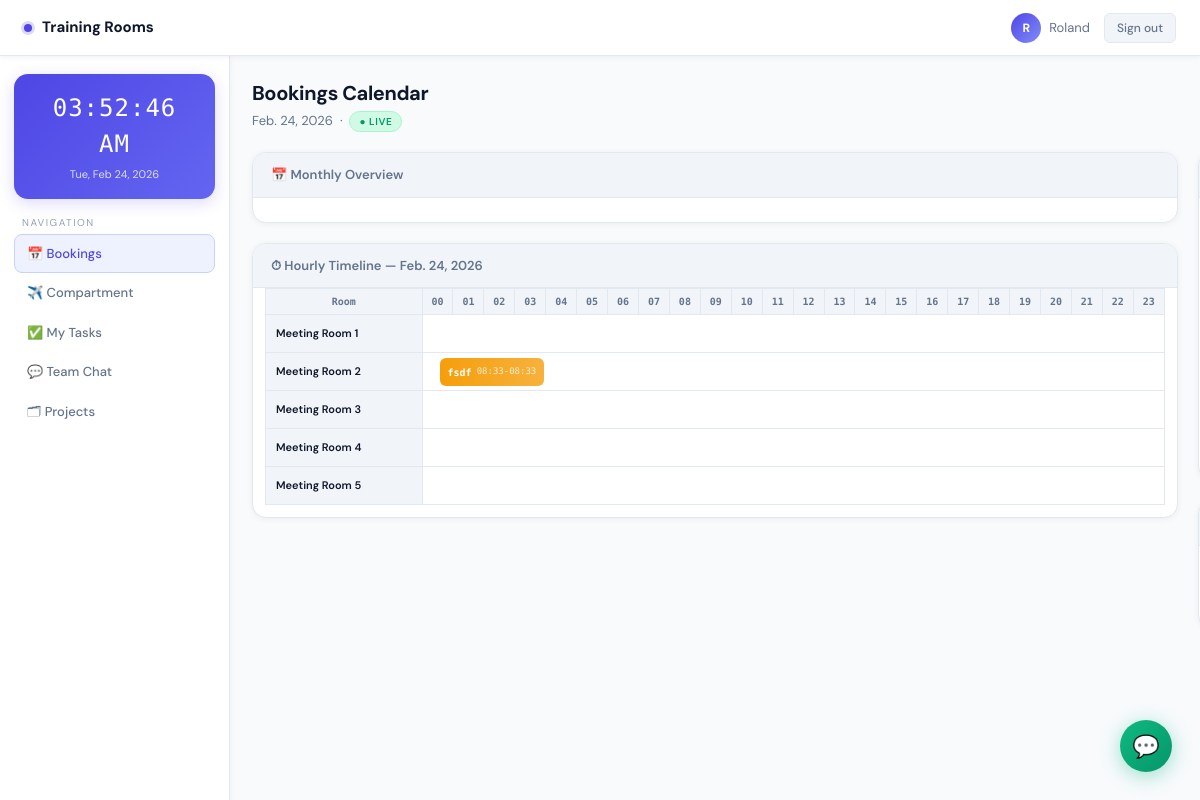
The app's page / (signed in) with its own data.
### booking/models.py (models this page shows, shortened)
class Room(models.Model):
    name           = models.CharField(max_length=100, unique=True)
    description    = models.CharField(max_length=255, blank=True)
    capacity       = models.PositiveIntegerField(default=0, help_text="Max attendees")
    tools          = models.CharField(max_length=255, blank=True, help_text="e.g. speaker, projector")
    tables         = models.PositiveIntegerField(default=0)
    chairs         = models.PositiveIntegerField(default=0)
    image          = models.ImageField(upload_to='room_images/', blank=True, null=True)
    projector      = models.CharField(max_length=3, choices=[("Yes","Yes"),("No","No")], default="No")
    speaker        = models.CharField(max_length=3, choices=[("Yes","Yes"),("No","No")], default="No")
    price_per_hour = models.DecimalField(
        max_digits=10, decimal_places=2, default=0.00,
        help_text="Room rental cost per hour (PHP)"
    )

class Booking(models.Model):
    STATUS_CHOICES = [
        ("Pending",  "Pending"),
        ("Approved", "Approved"),
        ("Rejected", "Rejected"),
    ]
    room       = models.ForeignKey(Room, on_delete=models.CASCADE, related_name='bookings')
    title      = models.CharField(max_length=200)
    attendees  = models.PositiveIntegerField(default=1)
    start      = models.DateTimeField()
    end        = models.DateTimeField()
    created_by = models.ForeignKey(User, on_delete=models.CASCADE, related_name='bookings')
    color      = models.CharField(max_length=7, blank=True, null=True)
    status     = models.CharField(max_length=20, choices=STATUS_CHOICES, default="Pending")
    hours_used = models.DecimalField(max_digits=6,  decimal_places=2, default=0)
    total_cost = models.DecimalField(max_digits=10, decimal_places=2, default=0)

### booking/views.py (the view)
# urls.py: path("", views.dashboard, name="dashboard"),
@login_required
def dashboard(request):
    date_str = request.GET.get('date')
    try:
        selected_date = datetime.strptime(date_str, '%Y-%m-%d').date() if date_str else timezone.localdate()
    except ValueError:
        selected_date = timezone.localdate()
    rooms = Room.objects.all().order_by('id')
    room_bookings = [
        {
            'room': room,
            'bookings': Booking.objects.filter(room=room, start__date=selected_date).order_by('start'),
        }
        for room in rooms
    ]
    trips = Trip.objects.filter(date__gte=selected_date).order_by('date')[:10]
    todos = Todo.objects.filter(user=request.user, is_done=False).order_by('due_date')[:10]
    room_data = [
        {
            'id': r.id, 'name': r.name, 'capacity': r.capacity,
            'projector': r.projector, 'speaker': r.speaker,
            'tables': r.tables, 'chairs': r.chairs,
            'image_url': r.image.url if r.image else '/static/img/placeholder.png',
            'price_per_hour': float(r.price_per_hour),
        }
        for r in rooms
    ]
    return render(request, 'booking/dashboard.html', {
        'room_bookings': room_bookings,
        'selected_date': selected_date,
        'trips': trips,
        'rooms': rooms,
        'room_data': room_data,
        'todos': todos,
    })

### booking/templatetags/custom_tags.py (called while the page is built)
@register.filter
def to(value, end):
    return range(value, end + 1)

### booking/templates/booking/dashboard.html (shortened to what this page needs)
{% extends 'booking/base.html' %}
{% load custom_tags %}
{% load static %}
{% block content %}
<header class="app-header">
  <div class="header-brand"><div class="dot"></div> Training Rooms</div>
  <div class="header-right">
    <div class="header-user">
      <div class="avatar">{{ request.user.username|slice:":1"|upper }}</div>
      <span>{{ request.user.username }}</span>
    </div>
    <a href="{% url 'logout' %}" class="btn-logout">Sign out</a>
  </div>
</header>
<div class="app-body">
  <aside class="sidebar">
    <div class="clock-widget">
      <div class="clock-time" id="clock">00:00:00</div>
      <div class="clock-date" id="date">Loading…</div>
    </div>
    <div>
      <div class="sidebar-label">Navigation</div>
      <a class="nav-item active" href="#">📅 Bookings</a>
      <a class="nav-item" href="{% url 'trip_create' %}">✈️ Compartment</a>
      <a class="nav-item" href="{% url 'todo_list' %}">✅ My Tasks</a>
      <a class="nav-item" href="{% url 'chat_view' %}">💬 Team Chat</a>
      <a class="nav-item" href="{% url 'project_list' %}">🗂 Projects</a>
    </div>
  </aside>
  <div class="main-content">
    <div class="main-scroll">
      <div>
        <div class="page-title">Bookings Calendar</div>
        <div class="page-sub">{{ selected_date }} &nbsp;·&nbsp; <span class="badge live">● Live</span></div>
      </div>
      <div class="content-grid">
        <div class="left-col">
          <div class="card">
            <div class="card-header">📅 Monthly Overview</div>
            <div class="card-body" style="padding:12px;"><div id="fc-calendar"></div></div>
          </div>
          <div class="card">
            <div class="card-header">⏱ Hourly Timeline — {{ selected_date }}</div>
            <div class="card-body" style="padding:0 0 12px 0;">
              <div class="timeline-wrap" style="padding:0 12px;">
                <table class="timeline-table">
                  <thead>
                    <tr>
                      <th>Room</th>
                      {% for h in 0|to:23 %}<th>{{ h|stringformat:"02d" }}</th>{% endfor %}
                    </tr>
                  </thead>
                  <tbody>
                    {% for rb in room_bookings %}
                    <tr style="height:38px; position:relative;">
                      <td class="room-name">{{ rb.room.name }}</td>
                      <td colspan="24" style="position:relative; padding:0; height:38px;">
                        {% for b in rb.bookings %}
                        {% with sh=b.start.hour sm=b.start.minute eh=b.end.hour em=b.end.minute %}
                        <div class="timeline-booking"
                             style="left:calc({{ sh|default:0 }}*60/1440*100% + {{ sm|default:0 }}/1440*100%);
                                    width:calc(({{ eh|default:0 }}*60+{{ em|default:0 }}-{{ sh|default:0 }}*60-{{ sm|default:0 }})/1440*100%);
                                    background:linear-gradient(90deg,{{ b.created_by.profile.color|default:'#4f46e5' }},{{ b.created_by.profile.color|default:'#4338ca' }}cc);"
                             data-booking-id="{{ b.id }}"
                             data-room-name="{{ b.room.name }}"
                             data-created-by="{{ b.created_by.username }}"
                             data-attendees="{{ b.attendees }}"
                             data-room-image="{% if b.room.image %}{{ b.room.image.url }}{% else %}{% static 'img/placeholder.png' %}{% endif %}"
                             data-start="{{ b.start }}"
                             data-end="{{ b.end }}"
                             data-title="{{ b.title }}"
                             data-cost="{{ b.total_cost }}"
                             onclick="openBookingDetails(this)">
                          <div class="t-title">{{ b.title }}</div>
                          <div class="t-time">{{ b.start|date:"H:i" }}-{{ b.end|date:"H:i" }}</div>
                        </div>
                        {% endwith %}
                        {% endfor %}
                      </td>
                    </tr>
                    {% endfor %}
                  </tbody>
                </table>
              </div>
            </div>
          </div>
        </div>
        <div class="right-col">
          <div class="card">
          </div>
          <div class="card" style="flex:1;">
          </div>
        </div>
      </div>
    </div>
  </div>
</div>
<a href="{% url 'chat_view' %}" class="float-chat" title="Team Chat">💬</a>
{% endblock %}

### records on screen
Room: room.name "Meeting Room 1"
Room: room.name "Meeting Room 2"
Booking: title "fsdf", start "08:33", end "08:33"
Room: room.name "Meeting Room 3"
Room: room.name "Meeting Room 4"
Room: room.name "Meeting Room 5"

### other values on screen
{{ request.user.username|slice:":1"|upper }} "R"
{{ request.user.username }} "Roland"
{{ selected_date }} "Feb. 24, 2026"
{{ h|stringformat:"02d" }} "00" "01" "02" "03" "04" "05" "06" "07" "08" "09" "10" "11" "12" "13" "14" "15" "16" "17" "18" "19" "20" "21" "22" "23"
